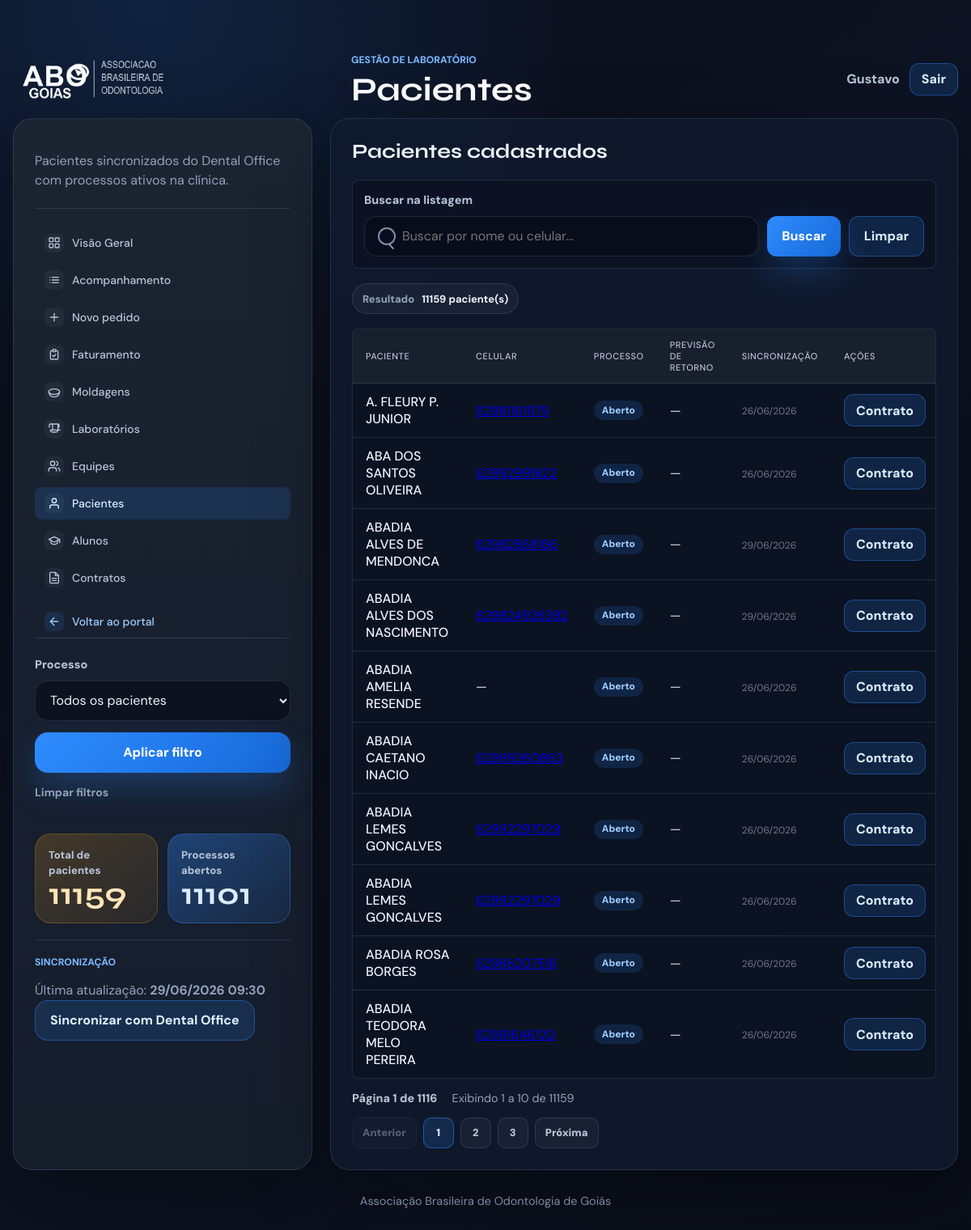
/laboratorio/pacientes/ (signed in), run on the app's committed database.
### gestao_lab/models.py (models this page shows, shortened)
class Paciente(ModeloBase):
    nome = models.CharField(max_length=200)
    celular = models.CharField(max_length=20, blank=True)
    id_dental = models.CharField(max_length=50, unique=True)
    processo_aberto = models.BooleanField(default=False)
    data_previsao_retorno = models.DateField(null=True, blank=True)
    origem = models.CharField(
        max_length=20,
        choices=OrigemDados.choices,
        default=OrigemDados.DENTAL,
    )
    ultima_sincronizacao = models.DateTimeField(null=True, blank=True)
    cpf = models.CharField(max_length=20, blank=True)
    rg = models.CharField(max_length=30, blank=True)
    data_nascimento = models.DateField(null=True, blank=True)
    endereco_logradouro = models.CharField(max_length=200, blank=True)
    endereco_numero = models.CharField(max_length=20, blank=True)
    endereco_complemento = models.CharField(max_length=100, blank=True)
    endereco_bairro = models.CharField(max_length=100, blank=True)
    endereco_cidade = models.CharField(max_length=100, blank=True)
    endereco_estado = models.CharField(max_length=2, blank=True)
    endereco_cep = models.CharField(max_length=10, blank=True)
    nome_responsavel = models.CharField(max_length=200, blank=True)
    cpf_responsavel = models.CharField(max_length=20, blank=True)
    class Meta:
        ordering = ["nome"]
        verbose_name = "paciente"
        verbose_name_plural = "pacientes"

### gestao_lab/views.py (the view)
# urls.py: path("pacientes/", views.pacientes, name="lab_pacientes"),
@login_required
def pacientes(request: HttpRequest) -> HttpResponse:
    from django.db.models import Max
    qs = Paciente.objects.filter(ativo=True).order_by("nome")
    busca = request.GET.get("q", "").strip()
    processo = request.GET.get("processo", "").strip()
    if busca:
        qs = qs.filter(Q(nome__icontains=busca) | Q(celular__icontains=busca))
    if processo == "aberto":
        qs = qs.filter(processo_aberto=True)
    total = Paciente.objects.filter(ativo=True).count()
    total_abertos = Paciente.objects.filter(ativo=True, processo_aberto=True).count()
    ultima_sync = Paciente.objects.aggregate(s=Max("ultima_sincronizacao"))["s"]
    historico_sync = RegistroSync.objects.all()[:5]
    page_obj, query_string = _paginar(request, qs)
    return render(
        request,
        "gestao_lab/pacientes.html",
        {
            "pacientes": page_obj,
            "page_obj": page_obj,
            "query_string": query_string,
            "busca": busca,
            "processo_filtro": processo,
            "hoje": date_type.today(),
            "total": total,
            "total_abertos": total_abertos,
            "ultima_sync": ultima_sync,
            "historico_sync": historico_sync,
        },
    )

### gestao_cme/context_processors.py (called while the page is built)
def usuario_logado(request: HttpRequest) -> dict:
    return {"usuario_logado": request.user if request.user.is_authenticated else None}

### gestao_lab/templatetags/lab_tags.py (called while the page is built)
@register.filter
def whatsapp_url(numero: str) -> str:
    numero_limpo = re.sub(r"\D", "", str(numero or ""))
    if not numero_limpo:
        return "#"
    if not numero_limpo.startswith("55"):
        numero_limpo = "55" + numero_limpo
    return f"https://wa.me/{numero_limpo}"

### gestao_lab/views.py (called while the page is built)
def _paginar(request: HttpRequest, queryset: QuerySet) -> tuple[Page, str]:
    params = request.GET.copy()
    params.pop("page", None)
    paginator = Paginator(queryset, REGISTROS_POR_PAGINA)
    return paginator.get_page(request.GET.get("page")), params.urlencode()

### gestao_lab/templates/gestao_lab/pacientes.html (shortened to what this page needs)
{% extends "gestao_lab/base.html" %}
{% load lab_tags %}
{% block header_eyebrow %}Gestão de laboratório{% endblock %}
{% block header_title %}Pacientes{% endblock %}
{% block content %}
<main class="page-shell">
    <div class="layout-grid">
        <aside class="panel config-panel">
            <p class="panel-copy">Pacientes sincronizados do Dental Office com processos ativos na clínica.</p>
            {% include "gestao_lab/partials/menu_lab.html" with active_page="pacientes" %}
            <form class="form-stack" method="get">
                <div class="field">
                    <label for="processo">Processo</label>
                    <select id="processo" name="processo">
                        <option value="">Todos os pacientes</option>
                    </select>
                </div>
                <button class="button primary update-first" type="submit">Aplicar filtro</button>
                <a class="button secondary" href="{% url 'lab_pacientes' %}">Limpar filtros</a>
            </form>
            <div class="metric-grid">
                <div class="metric-card">
                    <span class="metric-label">Total de pacientes</span>
                    <strong>{{ total }}</strong>
                </div>
                <div class="metric-card metric-blue">
                    <span class="metric-label">Processos abertos</span>
                    <strong>{{ total_abertos }}</strong>
                </div>
            </div>
            <div class="sidebar-section">
                <p class="section-label">Sincronização</p>
                {% if ultima_sync %}
                    <p class="panel-copy">Última atualização: <strong>{{ ultima_sync|date:"d/m/Y H:i" }}</strong></p>
                {% else %}
                    <p class="panel-copy">Nenhuma sincronização realizada ainda.</p>
                {% endif %}
                <form method="post" action="{% url 'lab_sincronizar' %}">
                    <button class="button secondary" type="submit">Sincronizar com Dental Office</button>
                </form>
            </div>
        </aside>
        <section class="panel results-panel">
            <div class="results-topbar">
                <div>
                    <h2>Pacientes cadastrados</h2>
                </div>
            </div>
            <form class="results-search" method="get">
                <label class="search-label" for="results-q-pacientes">Buscar na listagem</label>
                <div class="results-search-row">
                    <div class="search-control">
                        <input id="results-q-pacientes" type="search" name="q" value="{{ busca }}" placeholder="Buscar por nome ou celular...">
                    </div>
                    <button class="button primary" type="submit">Buscar</button>
                    <a class="button secondary" href="{% url 'lab_pacientes' %}">Limpar</a>
                </div>
            </form>
            <div class="selection-summary">
                <div class="info-chip">
                    <span>Resultado</span>
                    <strong>{{ page_obj.paginator.count }} paciente(s)</strong>
                </div>
            </div>
            <div class="table-wrap data-table-wrap">
                <table class="data-table">
                    <thead>
                        <tr>
                            <th>Paciente</th>
                            <th>Celular</th>
                            <th>Processo</th>
                            <th>Previsão de retorno</th>
                            <th>Sincronização</th>
                            <th>Ações</th>
                        </tr>
                    </thead>
                    <tbody>
                        {% for paciente in pacientes %}
                            <tr>
                                <td><strong>{{ paciente.nome }}</strong></td>
                                <td>
                                    {% if paciente.celular %}
                                        <a href="{{ paciente.celular|whatsapp_url }}" target="_blank" rel="noopener">
                                        </a>
                                    {% else %}
                                        —
                                    {% endif %}
                                </td>
                                <td>
                                    {% if paciente.processo_aberto %}
                                        <span class="badge badge-emprestado">Aberto</span>
                                    {% else %}
                                        <span class="badge badge-devolvido">Concluído</span>
                                    {% endif %}
                                </td>
                                <td>
                                    {% if paciente.data_previsao_retorno %}
                                        <strong {% if paciente.data_previsao_retorno < hoje %}style="color:#ff9e9e"{% endif %}>
                                            {{ paciente.data_previsao_retorno|date:"d/m/Y" }}
                                        </strong>
                                    {% else %}
                                        —
                                    {% endif %}
                                </td>
                                <td>
                                    {% if paciente.ultima_sincronizacao %}
                                        <span class="cell-muted">{{ paciente.ultima_sincronizacao|date:"d/m/Y" }}</span>
                                    {% else %}
                                        —
                                    {% endif %}
                                </td>
                                <td class="actions-cell">
                                    <a class="button compact-button secondary"
                                       href="{% url 'contrato_gerar' paciente.pk %}"
                                       title="Gerar termo de consentimento">
                                        Contrato
                                    </a>
                                </td>
                            </tr>
                        {% endfor %}
                    </tbody>
                </table>
            </div>
            {% include "gestao_cme/partials/paginacao.html" %}
        </section>
    </div>
</main>
{% endblock %}

### gestao_cme/templates/gestao_cme/base.html (shortened to what this page needs)
﻿{% load static %}
<!doctype html>
<html lang="pt-BR">
<head>
    <link rel="stylesheet" href="{% static 'gestao_cme/css/home.css' %}">
</head>
<body class="{% block body_class %}{% endblock %}">
    <header class="app-header {% block header_class %}{% endblock %}">
        <div class="header-inner">
            <div class="brand">
                <img class="brand-logo" src="{% static 'gestao_cme/img/logo.png' %}" alt="ABO Goiás">
                {% block header_brand_text %}
                    <div>
                        <p class="eyebrow">{% block header_eyebrow %}ABO Goiás{% endblock %}</p>
                        <h1>{% block header_title %}Sistemas internos{% endblock %}</h1>
                    </div>
                {% endblock %}
            </div>
            {% if usuario_logado %}
                <div class="user-menu">
                    <span>{{ usuario_logado.get_full_name|default:usuario_logado.username }}</span>
                    <form method="post" action="{% url 'logout' %}">
                        <button class="button secondary compact-button" type="submit">Sair</button>
                    </form>
                </div>
            {% endif %}
        </div>
    </header>
    {% block content %}{% endblock %}
    {% block footer %}
        <footer class="footer">
            Associação Brasileira de Odontologia de Goiás
        </footer>
    {% endblock %}
</body>
</html>

### data on the page
Paciente: nome "A. FLEURY P. JUNIOR", processo_aberto "Aberto", ultima_sincronizacao "26/06/2026"
Paciente: nome "ABA DOS SANTOS OLIVEIRA", processo_aberto "Aberto", ultima_sincronizacao "26/06/2026"
Paciente: nome "ABADIA ALVES DE MENDONCA", processo_aberto "Aberto", ultima_sincronizacao "29/06/2026"
Paciente: nome "ABADIA ALVES DOS NASCIMENTO", processo_aberto "Aberto", ultima_sincronizacao "29/06/2026"
Paciente: nome "ABADIA AMELIA RESENDE", processo_aberto "Aberto", ultima_sincronizacao "26/06/2026"
Paciente: nome "ABADIA CAETANO INACIO", processo_aberto "Aberto", ultima_sincronizacao "26/06/2026"
Paciente: nome "ABADIA LEMES GONCALVES", processo_aberto "Aberto", ultima_sincronizacao "26/06/2026"
Paciente: nome "ABADIA LEMES GONCALVES", processo_aberto "Aberto", ultima_sincronizacao "26/06/2026"
Paciente: nome "ABADIA ROSA BORGES", processo_aberto "Aberto", ultima_sincronizacao "26/06/2026"
Paciente: nome "ABADIA TEODORA MELO PEREIRA", processo_aberto "Aberto", ultima_sincronizacao "26/06/2026"

### other printed values
{{ usuario_logado.get_full_name|default:usuario_logado.username }} "Gustavo"
{{ total }} "11159"
{{ total_abertos }} "11101"
{{ ultima_sync|date:"d/m/Y H:i" }} "29/06/2026 09:30"
{{ page_obj.paginator.count }} "11159"
{{ page_obj.number }} "1"
{{ page_obj.paginator.num_pages }} "1116"
{{ page_obj.start_index }} "1"
{{ page_obj.end_index }} "10"
{{ numero }} "1"
{{ numero }} "2" "3"
